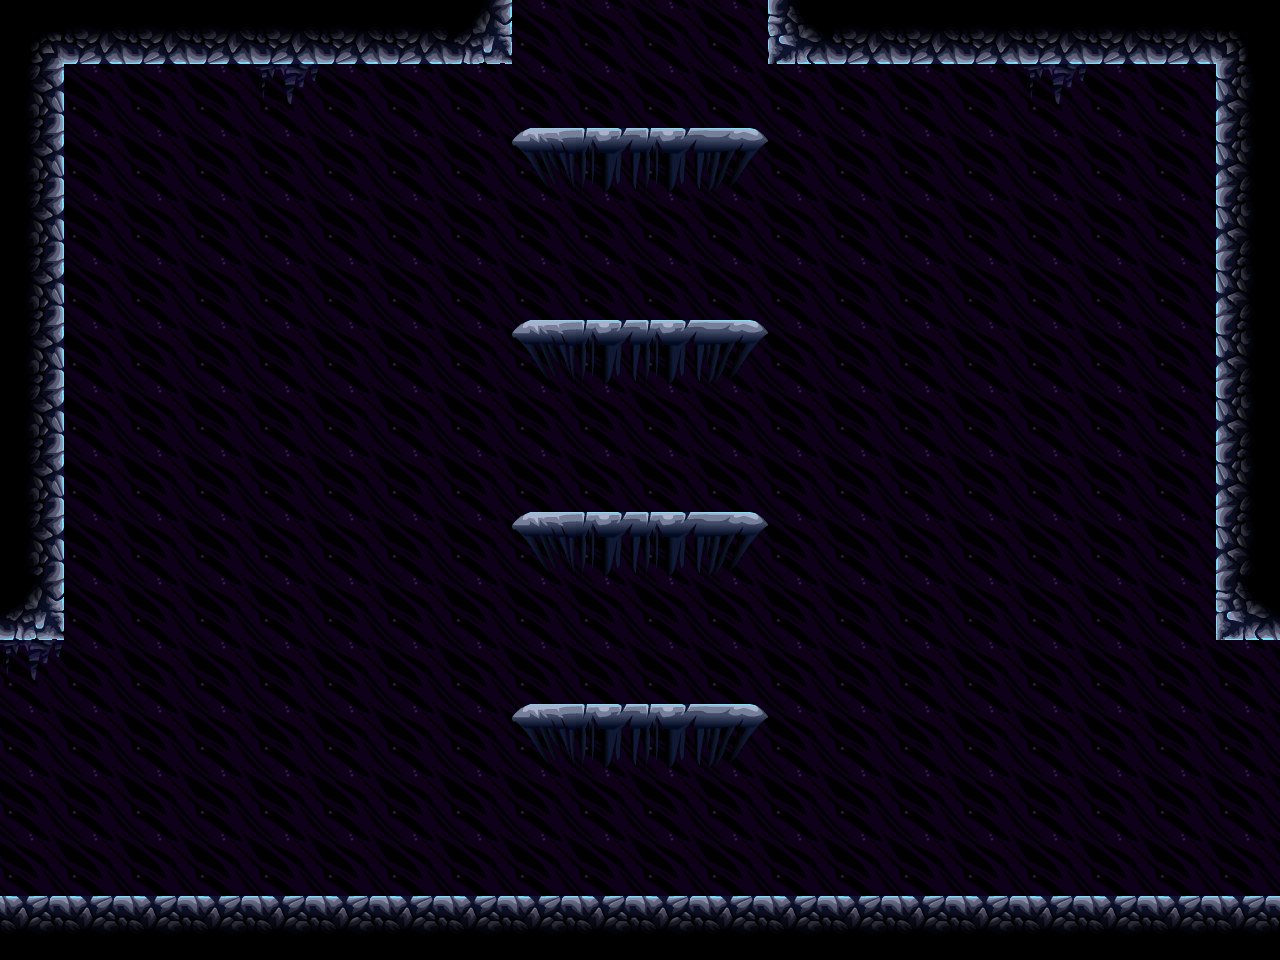

Tiled map render using the project's own tile images. Description and the map definition, with tile-layer contents summarised, below:
An orthogonal 20x15 tile map with 64x64 px tiles, 3 tile layers (Background, bg2, Level) and 9 objects (6x spawner, 3x door).

<map version="1.0" orientation="orthogonal" width="20" height="15" tilewidth="64" tileheight="64">
 <tileset firstgid="1" name="tiles" tilewidth="64" tileheight="64">
  <image source="../../images/tilesets/cave1.png" width="512" height="1024" />
  <terraintypes>
   <terrain name="crossable" tile="13" />
   <terrain name="crossable" tile="15" />
   <terrain name="crossable" tile="14" />
  </terraintypes>
 </tileset>
 <layer name="Background" width="20" height="15">
  <properties>
   <property name="nocollide" value="true" />
   <property name="tileset" value="tiles" />
  </properties>
  <data>[300 cells, 300 non-empty, 4 distinct tile ids]</data>
 </layer>
 <layer name="bg2" width="20" height="15">
  <properties>
   <property name="nocollide" value="true" />
   <property name="tileset" value="tiles" />
  </properties>
  <data>[300 cells, 3 non-empty, 1 distinct tile ids]</data>
 </layer>
 <layer name="Level" width="20" height="15">
  <properties>
   <property name="tileset" value="tiles" />
  </properties>
  <data>[300 cells, 70 non-empty, 11 distinct tile ids]</data>
 </layer>
 <objectgroup name="doors" width="20" height="15">
  <object name="door" type="door" gid="19" x="512" y="64">
   <properties>
    <property name="direction" value="up" />
   </properties>
  </object>
  <object name="door" type="door" gid="19" x="0" y="704">
   <properties>
    <property name="direction" value="left" />
   </properties>
  </object>
  <object name="door" type="door" gid="19" x="1216" y="704">
   <properties>
    <property name="direction" value="right" />
   </properties>
  </object>
 </objectgroup>
 <objectgroup name="spawners" width="20" height="15">
  <object name="spawner" type="spawner" gid="35" x="1074" y="190">
   <properties>
    <property name="enemy" value="f" />
   </properties>
  </object>
  <object name="spawner" type="spawner" gid="35" x="607" y="496">
   <properties>
    <property name="enemy" value="w" />
   </properties>
  </object>
  <object name="spawner" type="spawner" gid="35" x="117" y="161">
   <properties>
    <property name="enemy" value="f" />
   </properties>
  </object>
  <object name="spawner" type="spawner" gid="35" x="618" y="661">
   <properties>
    <property name="enemy" value="w" />
   </properties>
  </object>
  <object name="spawner" type="spawner" gid="35" x="598" y="318">
   <properties>
    <property name="enemy" value="w" />
   </properties>
  </object>
  <object name="spawner" type="spawner" gid="35" x="640" y="849">
   <properties>
    <property name="enemy" value="w" />
   </properties>
  </object>
 </objectgroup>
</map>
